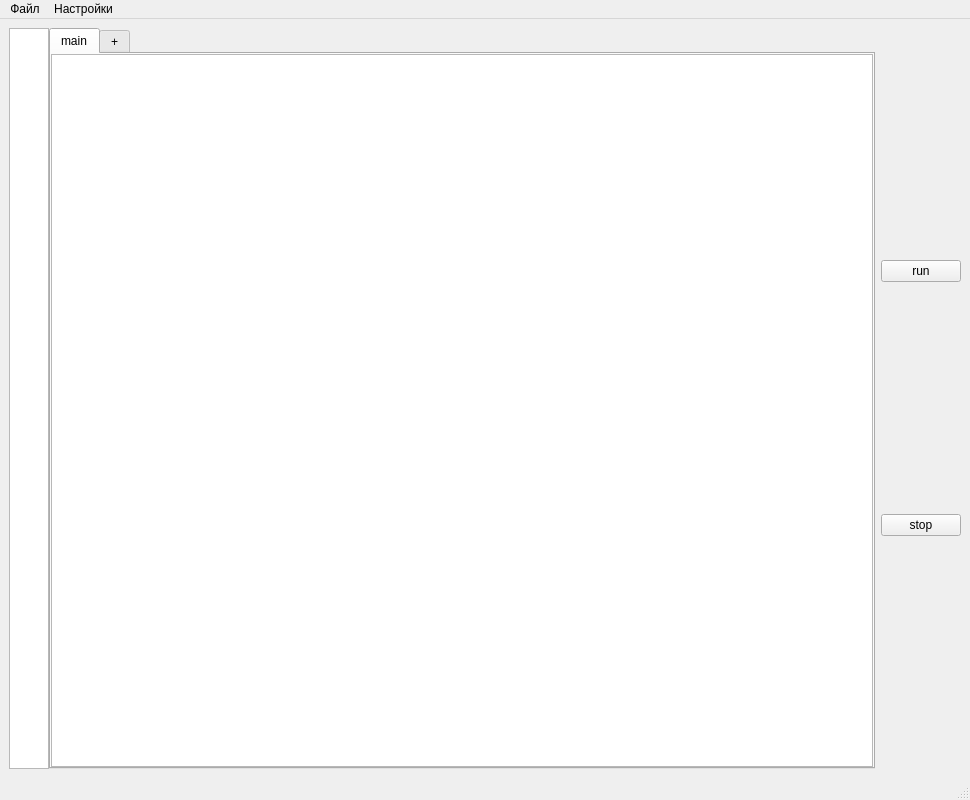
<?xml version="1.0" encoding="UTF-8"?>
<ui version="4.0">
 <class>Soft</class>
 <widget class="QMainWindow" name="Soft">
  <property name="geometry">
   <rect>
    <x>0</x>
    <y>0</y>
    <width>970</width>
    <height>800</height>
   </rect>
  </property>
  <property name="windowTitle">
   <string>Интерпритатор</string>
  </property>
  <widget class="QWidget" name="centralWindow">
   <layout class="QHBoxLayout" name="horizontalLayout">
    <property name="spacing">
     <number>0</number>
    </property>
    <property name="leftMargin">
     <number>0</number>
    </property>
    <property name="topMargin">
     <number>0</number>
    </property>
    <property name="rightMargin">
     <number>0</number>
    </property>
    <property name="bottomMargin">
     <number>0</number>
    </property>
    <item>
     <widget class="QWidget" name="windowManager" native="true">
      <layout class="QHBoxLayout" name="horizontalLayout_2">
       <item>
        <widget class="QWidget" name="interpreterWidgets" native="true">
         <layout class="QHBoxLayout" name="horizontalLayout_3">
          <property name="spacing">
           <number>0</number>
          </property>
          <property name="leftMargin">
           <number>0</number>
          </property>
          <property name="topMargin">
           <number>0</number>
          </property>
          <property name="rightMargin">
           <number>0</number>
          </property>
          <property name="bottomMargin">
           <number>0</number>
          </property>
          <item>
           <widget class="QPlainTextEdit" name="nomeraStrok">
            <property name="minimumSize">
             <size>
              <width>10</width>
              <height>10</height>
             </size>
            </property>
            <property name="maximumSize">
             <size>
              <width>40</width>
              <height>16777215</height>
             </size>
            </property>
           </widget>
          </item>
          <item>
           <widget class="QTabWidget" name="tabWidget">
            <property name="maximumSize">
             <size>
              <width>2660</width>
              <height>2660</height>
             </size>
            </property>
            <property name="currentIndex">
             <number>0</number>
            </property>
            <widget class="QWidget" name="mainTabWidget">
             <property name="minimumSize">
              <size>
               <width>802</width>
               <height>0</height>
              </size>
             </property>
             <attribute name="title">
              <string>main</string>
             </attribute>
             <layout class="QVBoxLayout" name="verticalLayout_2">
              <property name="spacing">
               <number>0</number>
              </property>
              <property name="leftMargin">
               <number>0</number>
              </property>
              <property name="topMargin">
               <number>0</number>
              </property>
              <property name="rightMargin">
               <number>0</number>
              </property>
              <property name="bottomMargin">
               <number>0</number>
              </property>
              <item>
               <widget class="QPlainTextEdit" name="mainEdit"/>
              </item>
             </layout>
            </widget>
            <widget class="QWidget" name="plusTabWidjet">
             <attribute name="title">
              <string>+</string>
             </attribute>
             <layout class="QVBoxLayout" name="verticalLayout_3">
              <property name="spacing">
               <number>0</number>
              </property>
              <property name="leftMargin">
               <number>0</number>
              </property>
              <property name="topMargin">
               <number>0</number>
              </property>
              <property name="rightMargin">
               <number>0</number>
              </property>
              <property name="bottomMargin">
               <number>0</number>
              </property>
              <item>
               <widget class="QPlainTextEdit" name="plusEdit"/>
              </item>
             </layout>
            </widget>
           </widget>
          </item>
         </layout>
        </widget>
       </item>
       <item>
        <widget class="QWidget" name="boardWigets" native="true">
         <layout class="QVBoxLayout" name="verticalLayout">
          <property name="spacing">
           <number>0</number>
          </property>
          <property name="leftMargin">
           <number>0</number>
          </property>
          <property name="topMargin">
           <number>0</number>
          </property>
          <property name="rightMargin">
           <number>0</number>
          </property>
          <property name="bottomMargin">
           <number>0</number>
          </property>
          <item>
           <widget class="QPushButton" name="runButton">
            <property name="text">
             <string>run</string>
            </property>
           </widget>
          </item>
          <item>
           <widget class="QPushButton" name="stopButton">
            <property name="text">
             <string>stop</string>
            </property>
           </widget>
          </item>
          <item>
           <layout class="QGridLayout" name="gridLayout">
            <property name="spacing">
             <number>0</number>
            </property>
           </layout>
          </item>
         </layout>
        </widget>
       </item>
      </layout>
     </widget>
    </item>
   </layout>
  </widget>
  <widget class="QStatusBar" name="statusbar"/>
  <widget class="QMenuBar" name="menuBar">
   <property name="geometry">
    <rect>
     <x>0</x>
     <y>0</y>
     <width>970</width>
     <height>26</height>
    </rect>
   </property>
   <widget class="QMenu" name="menu">
    <property name="title">
     <string>Файл</string>
    </property>
    <addaction name="action_7"/>
    <addaction name="separator"/>
    <addaction name="action_9"/>
    <addaction name="separator"/>
    <addaction name="action_11"/>
    <addaction name="separator"/>
   </widget>
   <widget class="QMenu" name="menu_2">
    <property name="title">
     <string>Настройки</string>
    </property>
    <addaction name="action_13"/>
    <addaction name="separator"/>
    <addaction name="action_15"/>
    <addaction name="separator"/>
    <addaction name="action_17"/>
   </widget>
   <addaction name="menu"/>
   <addaction name="menu_2"/>
  </widget>
  <action name="action">
   <property name="text">
    <string>Сохранить</string>
   </property>
  </action>
  <action name="action_4">
   <property name="text">
    <string>Сохранить</string>
   </property>
  </action>
  <action name="action_5">
   <property name="text">
    <string>Удалить</string>
   </property>
  </action>
  <action name="action_7">
   <property name="text">
    <string>Загрузить</string>
   </property>
  </action>
  <action name="action_9">
   <property name="text">
    <string>Сохранить</string>
   </property>
  </action>
  <action name="action_11">
   <property name="text">
    <string>Сохранить как</string>
   </property>
  </action>
  <action name="action_13">
   <property name="text">
    <string>Фон</string>
   </property>
  </action>
  <action name="action_15">
   <property name="text">
    <string>Шрифт</string>
   </property>
  </action>
  <action name="action_17">
   <property name="text">
    <string>Язык</string>
   </property>
  </action>
 </widget>
 <resources/>
 <connections/>
</ui>
